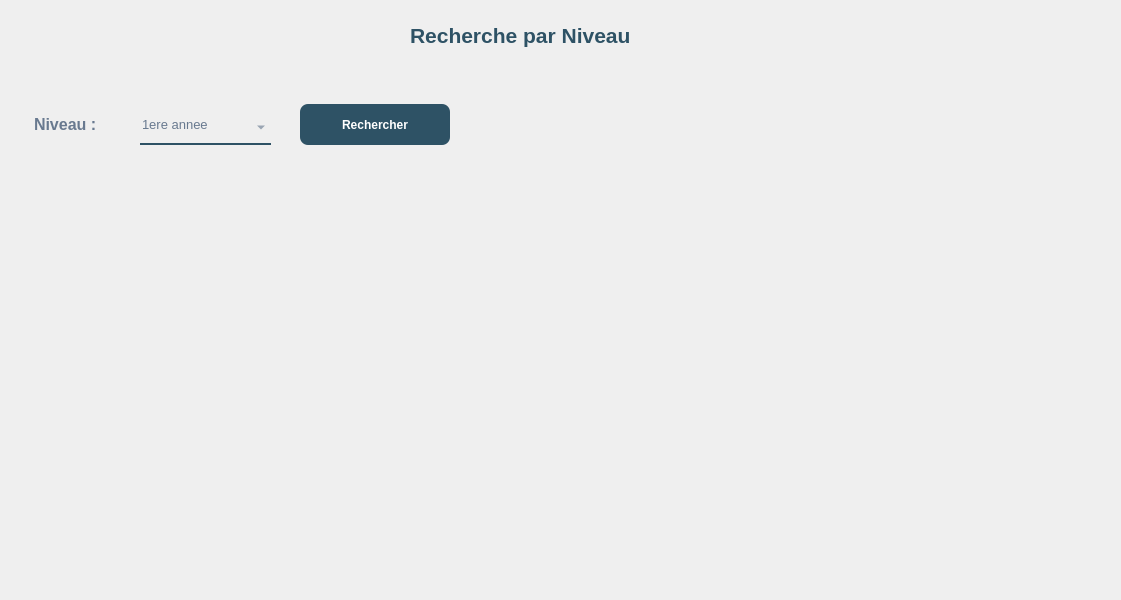
<?xml version="1.0" encoding="UTF-8"?>
<ui version="4.0">
 <class>Dialog</class>
 <widget class="QDialog" name="Dialog">
  <property name="geometry">
   <rect>
    <x>0</x>
    <y>0</y>
    <width>1121</width>
    <height>600</height>
   </rect>
  </property>
  <property name="windowTitle">
   <string>Dialog</string>
  </property>
  <widget class="QPushButton" name="pushButton">
   <property name="geometry">
    <rect>
     <x>300</x>
     <y>104</y>
     <width>150</width>
     <height>41</height>
    </rect>
   </property>
   <property name="font">
    <font>
     <pointsize>-1</pointsize>
     <weight>87</weight>
     <bold>true</bold>
    </font>
   </property>
   <property name="styleSheet">
    <string notr="true">background: rgb(255,255,255);
background: rgba(46,82,101,255);
  border: 0 solid #E2E8F0;
  color: rgb(255, 255, 255);
  font-size: 12px;
  font-weight: 700;
  height: 56px;
  border-radius: 8px;

</string>
   </property>
   <property name="text">
    <string>Rechercher</string>
   </property>
  </widget>
  <widget class="QLabel" name="label_10">
   <property name="geometry">
    <rect>
     <x>410</x>
     <y>10</y>
     <width>291</width>
     <height>51</height>
    </rect>
   </property>
   <property name="font">
    <font>
     <family>Arial</family>
     <pointsize>16</pointsize>
     <weight>75</weight>
     <bold>true</bold>
     <underline>false</underline>
    </font>
   </property>
   <property name="styleSheet">
    <string notr="true">color:rgba(46,82,101,255);
background-color:rgba(0,0,0,0);
</string>
   </property>
   <property name="text">
    <string>Recherche par Niveau</string>
   </property>
  </widget>
  <widget class="QLabel" name="label">
   <property name="geometry">
    <rect>
     <x>30</x>
     <y>110</y>
     <width>111</width>
     <height>35</height>
    </rect>
   </property>
   <property name="font">
    <font>
     <pointsize>12</pointsize>
     <weight>75</weight>
     <bold>true</bold>
    </font>
   </property>
   <property name="styleSheet">
    <string notr="true">background-color:rgba(0,0,0,0);
color:rgb(104, 121, 143);
padding-bottom:7px;</string>
   </property>
   <property name="text">
    <string>Niveau :</string>
   </property>
  </widget>
  <widget class="QComboBox" name="comboBox">
   <property name="geometry">
    <rect>
     <x>140</x>
     <y>110</y>
     <width>131</width>
     <height>35</height>
    </rect>
   </property>
   <property name="font">
    <font>
     <pointsize>10</pointsize>
     <weight>50</weight>
     <bold>false</bold>
    </font>
   </property>
   <property name="styleSheet">
    <string notr="true">background-color:rgba(0,0,0,0);
border: 2px solid rgba(0,0,0,0);
border-bottom-color:rgba(46,82,101,255);
color:rgb(104, 121, 143);
padding-bottom:7px;</string>
   </property>
   <item>
    <property name="text">
     <string>1ere annee</string>
    </property>
   </item>
   <item>
    <property name="text">
     <string>2eme annee</string>
    </property>
   </item>
   <item>
    <property name="text">
     <string>3eme annee</string>
    </property>
   </item>
  </widget>
  <widget class="QTableView" name="tableView">
   <property name="geometry">
    <rect>
     <x>20</x>
     <y>180</y>
     <width>1081</width>
     <height>391</height>
    </rect>
   </property>
   <property name="styleSheet">
    <string notr="true">background:rgba(0,0,0,0);
border:none;</string>
   </property>
  </widget>
  <widget class="QLabel" name="label_4">
   <property name="geometry">
    <rect>
     <x>0</x>
     <y>-130</y>
     <width>1131</width>
     <height>761</height>
    </rect>
   </property>
   <property name="styleSheet">
    <string notr="true">border-image:url(:/img/897.jpg);</string>
   </property>
   <property name="text">
    <string/>
   </property>
  </widget>
  <zorder>label_4</zorder>
  <zorder>pushButton</zorder>
  <zorder>label_10</zorder>
  <zorder>label</zorder>
  <zorder>comboBox</zorder>
  <zorder>tableView</zorder>
 </widget>
 <resources>
  <include location="../img/back.qrc"/>
 </resources>
 <connections/>
</ui>
